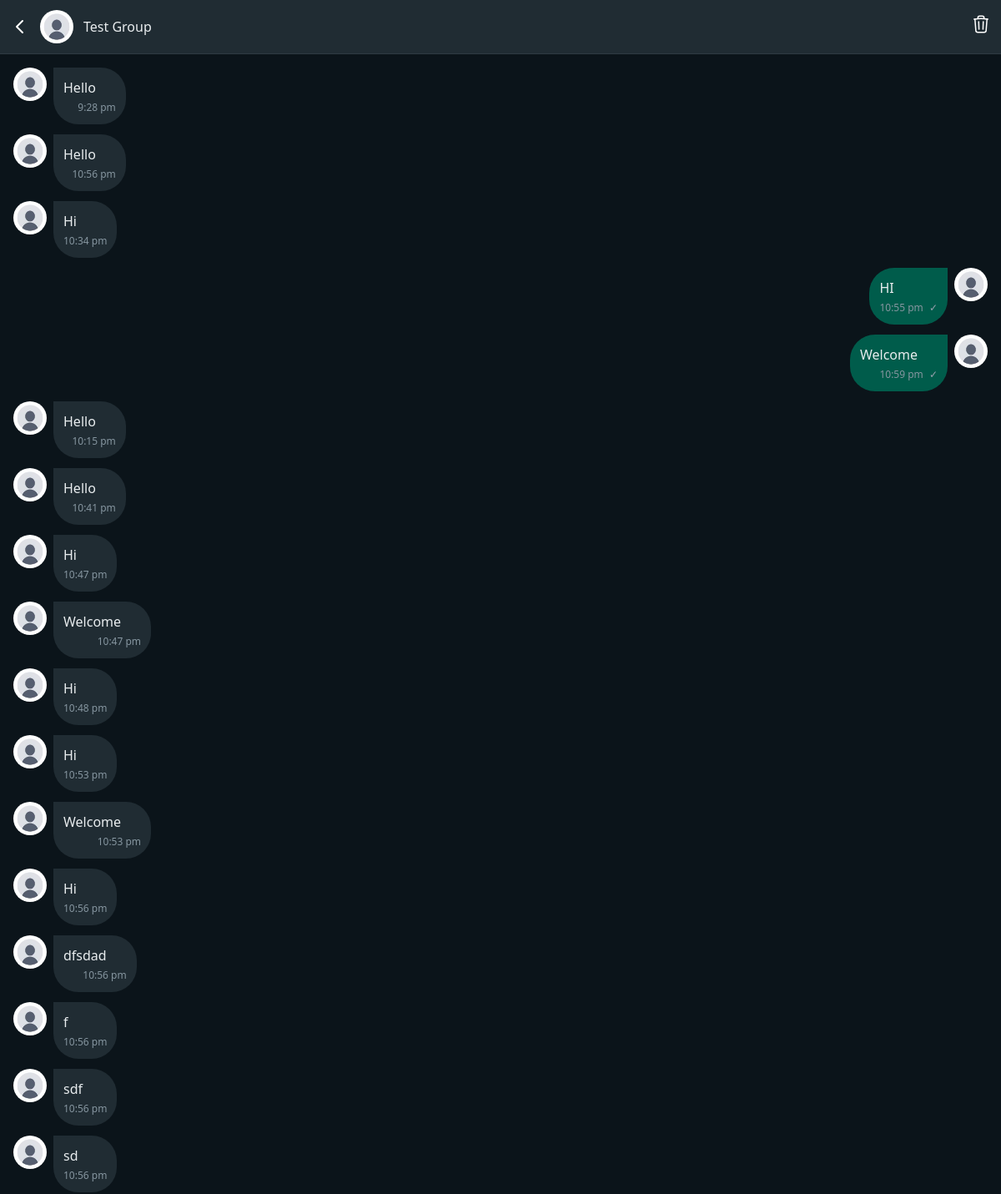
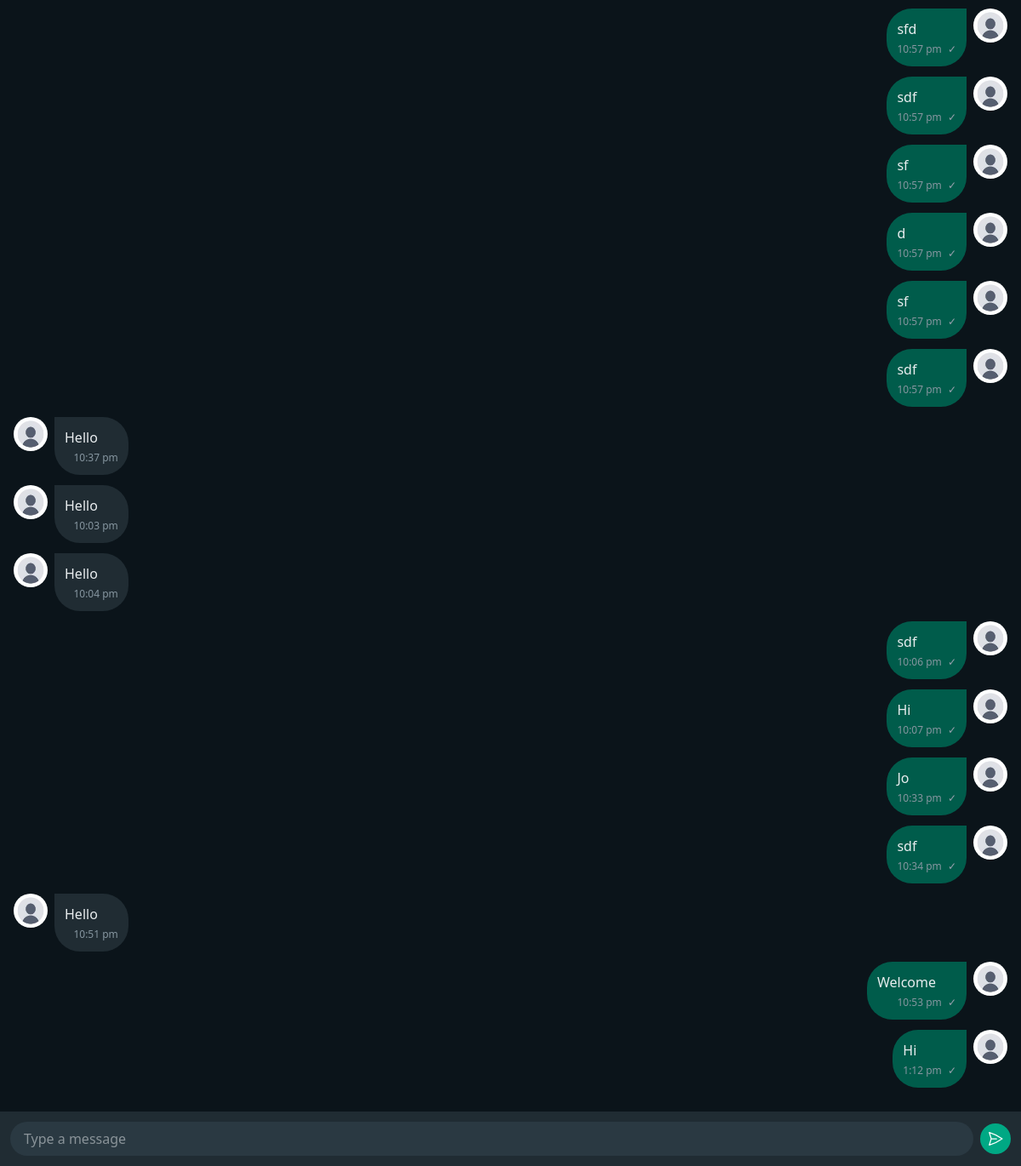
The app's page /chat/group/1 (signed in) with its own data (2 pictures, top to bottom).
### chat/models.py (models this page shows, shortened)
class GroupModel(models.Model):
    name = models.CharField(max_length=100)
    participants = models.ManyToManyField(
        CustomUser,
        related_name='room_participants'
    )
    created_at = models.DateTimeField(auto_now_add=True)
    updated_at = models.DateTimeField(auto_now=True)
    admin = models.ForeignKey(
        CustomUser,
        on_delete=models.SET_NULL,
        null=True,
        blank=True,
        related_name='admin_of_room'
    )
    avatar = models.ImageField(
        upload_to=userDirectoryPath,
        default='default.jpg'
    )
    is_active = models.BooleanField(default=True)
    description = models.TextField(blank=True, null=True)
    class Meta:
        ordering = ['-updated_at']

class GroupMessagesModel(models.Model):
    room = models.ForeignKey(
        GroupModel,
        on_delete=models.CASCADE,
        related_name='messages'
    )
    sender = models.ForeignKey(
        CustomUser,
        on_delete=models.CASCADE,
        related_name='messages_sent'
    )
    message = models.TextField()
    timestamp = models.DateTimeField(auto_now_add=True)
    read = models.BooleanField(default=False)
    class Meta:
        ordering = ["timestamp"]
        indexes = [
            models.Index(fields=["room", "timestamp"]),
            models.Index(fields=["sender"]),
        ]

### userauths/models.py (models this page shows, shortened)
class CustomUser(AbstractUser):
    username = models.CharField(
        max_length=20,
        unique=True,
        blank=False,
        validators=[
            RegexValidator(
                regex='^[a-zA-Z0-9_]+$',
                message='Username can only contain letters, numbers, and underscores',
                code='invalid_username'
            )
        ],
        help_text='Required 20 characters or fewer. Letters, digits and _ only.'
    )
    email = models.EmailField(
        unique=True,
        blank=False,
        help_text='Required. Must be a valid email address.'
    )
    bio = models.TextField(
        max_length=500,  # Increased from 100
        blank=True,  # Changed from False
        help_text='Tell us about yourself (500 characters max)'
    )
    avatar = models.ImageField(
        upload_to=userDirectoryPath,
        default='default.jpg',
        help_text='Profile picture (300x300 recommended)'
    )
    website = models.URLField(
        blank=True,
        default='',
        help_text='Your personal website'
    )
    facebook = models.URLField(
        blank=True,
        default='',
        help_text='Your Facebook profile URL'
    )
    instagram = models.URLField(  # Fixed typo from 'instagran'
        blank=True,
        default='',
        help_text='Your Instagram profile URL'
    )
    twitter = models.URLField(
        blank=True,
        default='',
        help_text='Your Twitter profile URL'
    )
    is_verified = models.BooleanField(
        default=False,
        help_text='Designates whether the user has verified their email'
    )
    last_activity = models.DateTimeField(
        null=True,
        blank=True,
        help_text='Last time the user was active'
    )
    USERNAME_FIELD = 'email'
    REQUIRED_FIELDS = ['username']  # Email is already required by default
    class Meta:
        verbose_name = 'User'
        verbose_name_plural = 'Users'
        ordering = ['-date_joined']

### chat/views.py (the view, shortened to what this page needs)
# urls.py: path('group/<int:pk>', GroupView.as_view(), name='group'),
class GroupView(LoginRequiredMixin, View):
    login_url = '/'  # Redirect URL if not authenticated
    redirect_field_name = 'next'  # Default (optional)
    def get(self, request, pk):
        try:
            group = GroupModel.objects.get(pk=pk)
            participant_ids = list(group.participants.values_list("id", flat=True))
            participants = dict()
            for participant in group.participants.all():
                participants[participant.id] = participant.username
            print(f'Participants: {participants}')
            messages = group.messages.all().order_by('timestamp')
        except Exception as e:
            messages.error(request, f"Error loading conversations: {str(e)}")
        return render(request, 'chat/group.html', {
            'group': group,
            'chat_messages': messages,
            'participants': json.dumps(participants),
            'participant_ids': participant_ids,
        })

### templates/chat/group.html (shortened to what this page needs)
{% extends "chat/base.html" %}
{% block content %}
  {% load static %}
  <div
    class="flex flex-col h-screen bg-[#0B141A]"
    id="chat-container"
    data-group-id="{{group.id}}"
    data-user-id="{{ request.user.id }}"
    data-user-name="{{ request.user.username }}"
    data-user-avatar="{{ request.user.avatar.url }}"
    data-participant-ids="{{ participant_ids|safe }}"
    data-participants="{{ participants }}"
    >
    <div class="p-3 border-b border-[#2F3B43] bg-[#202C33] flex justify-between items-center">
        <div class="flex items-center space-x-3">
          <a href="{% url 'user-conversations' %}" class="text-white" title="Back">
            <svg class="w-6 h-6" fill="none" stroke="currentColor" viewBox="0 0 24 24">
              <path stroke-linecap="round" stroke-linejoin="round" stroke-width="2" d="M15 19l-7-7 7-7"></path>
            </svg>
          </a>
          <img
            src="{{ group.avatar.url|default:'/media/default.jpg' }}"
            alt="{{ group.name }}"
            class="w-10 h-10 rounded-full object-cover"
            onerror="this.src='/static/images/default-avatar.jpg'"
          />
          <div>
            <h2 class="font-medium text-[#E9EDEF]">
              {{ group.name }}
            </h2>
          </div>
        </div>
      {% if user == group.admin %}
      <form method="get" action=""
          onsubmit="return confirm('Are you sure? This will delete ALL messages in this group permanently!')">
          <button type="submit" class="btn text-[#fff] cursor-pointer" title="Delete group">
          </button>
      </form>
  {% endif %}
    </div>
    <div
      class="flex-1 overflow-y-auto p-4 space-y-2 bg-[#0B141A] bg-opacity-95"
      id="messages-container"
    >
      {% for message in chat_messages %}
      <div
        class="flex {% if message.sender == request.user %}justify-end{% else %}justify-start{% endif %} gap-2 mb-3"
      >
        {% if message.sender != request.user %}
        <img
          src="{{ message.sender.avatar.url|default:'/media/default.jpg' }}"
          alt="{{ message.sender.username }}"
          class="w-10 h-10 rounded-full object-cover flex-shrink-0"
          onerror="this.src='/static/images/default-avatar.jpg'"
        />
        {% endif %}
        <div
          class="max-w-[65%] rounded-br-[30px] rounded-bl-[30px] p-3 {% if message.sender == request.user %}rounded-tl-[30px] bg-[#005C4B]{% else %}rounded-tr-[30px] bg-[#202C33]{% endif %} group relative"
        >
          <div class="relative">
            <p class="text-[#E9EDEF] pr-6">{{ message.message }}</p>
          </div>
          <p class="text-xs text-[#8696A0] text-right mt-1">
            {{ message.timestamp|time:"g:i A"|lower }}
            {% if message.sender == request.user %}
                <span class="ml-1 text-gray-400">✓</span>
            {% endif %}
          </p>
        </div>
        {% if message.sender == request.user %}
        <img
          src="{{ message.sender.avatar.url|default:'/media/default.jpg' }}"
          alt="{{ request.user.username }}"
          class="w-10 h-10 rounded-full object-cover flex-shrink-0"
          onerror="this.src='/static/images/default-avatar.jpg'"
        />
        {% endif %}
      </div>
      {% empty %}
      <div class="text-center text-[#8696A0] py-8">No messages yet</div>
      {% endfor %}
    </div>
    <div class="p-3 bg-[#202C33]">
      <form method="post" id="chat-form" class="flex items-center gap-2 w-full">
        <div class="flex-1 min-w-0">
          <input
            type="text"
            name="body"
            id="body"
            placeholder="Type a message"
            class="w-full bg-[#2A3942] text-[#E9EDEF] rounded-full px-4 py-2 focus:outline-none focus:ring-1 focus:ring-[#00A884]"
            autocomplete="off"
            required
          />
        </div>
        <button
          type="submit"
          class="shrink-0 bg-[#00A884] text-white rounded-full p-2 hover:bg-[#06CF9C] focus:outline-none focus:ring-1 focus:ring-white cursor-pointer"
          aria-label="Send message"
        >
          <svg
            xmlns="http://www.w3.org/2000/svg"
            class="h-5 w-5"
            fill="none"
            viewBox="0 0 24 24"
            stroke-width="1.5"
            stroke="currentColor"
            class="size-6"
          >
            <path
              stroke-linecap="round"
              stroke-linejoin="round"
              d="M6 12 3.269 3.125A59.769 59.769 0 0 1 21.485 12 59.768 59.768 0 0 1 3.27 20.875L5.999 12Zm0 0h7.5"
            />
          </svg>
        </button>
      </form>
    </div>
  </div>
{% endblock content %}

### records on screen
GroupModel: avatar (placeholder picture), name "Test Group"
GroupMessagesModel: sender.avatar (placeholder picture), message "Hello", timestamp "9:28 pm"
GroupMessagesModel: sender.avatar (placeholder picture), message "Hello", timestamp "10:56 pm"
GroupMessagesModel: sender.avatar (placeholder picture), message "Hi", timestamp "10:34 pm"
GroupMessagesModel: message "HI", timestamp "10:55 pm", sender.avatar (placeholder picture)
GroupMessagesModel: message "Welcome", timestamp "10:59 pm", sender.avatar (placeholder picture)
GroupMessagesModel: sender.avatar (placeholder picture), message "Hello", timestamp "10:15 pm"
GroupMessagesModel: sender.avatar (placeholder picture), message "Hello", timestamp "10:41 pm"
GroupMessagesModel: sender.avatar (placeholder picture), message "Hi", timestamp "10:47 pm"
GroupMessagesModel: sender.avatar (placeholder picture), message "Welcome", timestamp "10:47 pm"
GroupMessagesModel: sender.avatar (placeholder picture), message "Hi", timestamp "10:48 pm"
GroupMessagesModel: sender.avatar (placeholder picture), message "Hi", timestamp "10:53 pm"
GroupMessagesModel: sender.avatar (placeholder picture), message "Welcome", timestamp "10:53 pm"
GroupMessagesModel: sender.avatar (placeholder picture), message "Hi", timestamp "10:56 pm"
GroupMessagesModel: sender.avatar (placeholder picture), message "dfsdad", timestamp "10:56 pm"
GroupMessagesModel: sender.avatar (placeholder picture), message "f", timestamp "10:56 pm"
GroupMessagesModel: sender.avatar (placeholder picture), message "sdf", timestamp "10:56 pm"
GroupMessagesModel: sender.avatar (placeholder picture), message "sd", timestamp "10:56 pm"
GroupMessagesModel: message "sfd", timestamp "10:57 pm", sender.avatar (placeholder picture)
GroupMessagesModel: message "sdf", timestamp "10:57 pm", sender.avatar (placeholder picture)
GroupMessagesModel: message "sf", timestamp "10:57 pm", sender.avatar (placeholder picture)
GroupMessagesModel: message "d", timestamp "10:57 pm", sender.avatar (placeholder picture)
GroupMessagesModel: message "sf", timestamp "10:57 pm", sender.avatar (placeholder picture)
GroupMessagesModel: message "sdf", timestamp "10:57 pm", sender.avatar (placeholder picture)
GroupMessagesModel: sender.avatar (placeholder picture), message "Hello", timestamp "10:37 pm"
GroupMessagesModel: sender.avatar (placeholder picture), message "Hello", timestamp "10:03 pm"
GroupMessagesModel: sender.avatar (placeholder picture), message "Hello", timestamp "10:04 pm"
GroupMessagesModel: message "sdf", timestamp "10:06 pm", sender.avatar (placeholder picture)
GroupMessagesModel: message "Hi", timestamp "10:07 pm", sender.avatar (placeholder picture)
GroupMessagesModel: message "Jo", timestamp "10:33 pm", sender.avatar (placeholder picture)
GroupMessagesModel: message "sdf", timestamp "10:34 pm", sender.avatar (placeholder picture)
GroupMessagesModel: sender.avatar (placeholder picture), message "Hello", timestamp "10:51 pm"
GroupMessagesModel: message "Welcome", timestamp "10:53 pm", sender.avatar (placeholder picture)
GroupMessagesModel: message "Hi", timestamp "1:12 pm", sender.avatar (placeholder picture)
